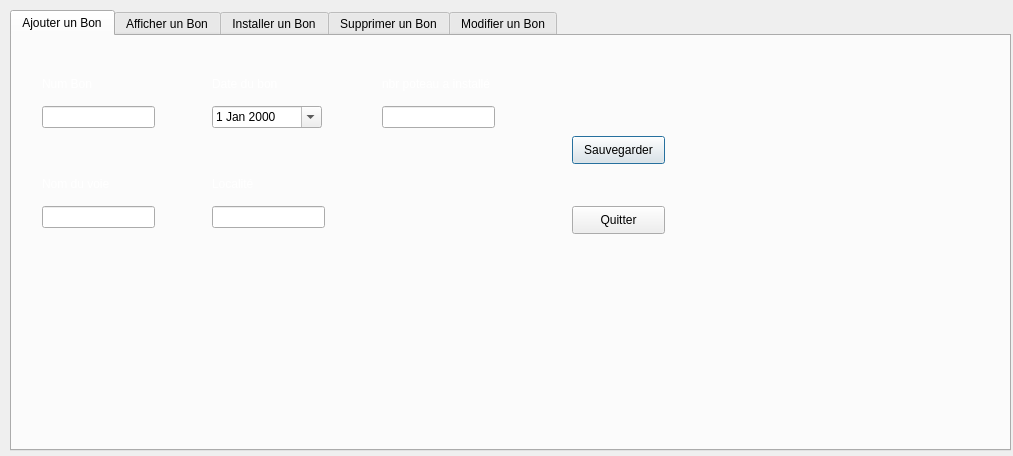
<?xml version="1.0" encoding="UTF-8"?>
<ui version="4.0">
 <class>GestionInstallation</class>
 <widget class="QDialog" name="GestionInstallation">
  <property name="geometry">
   <rect>
    <x>0</x>
    <y>0</y>
    <width>1013</width>
    <height>456</height>
   </rect>
  </property>
  <property name="windowTitle">
   <string>Gestion Installation</string>
  </property>
  <widget class="QTabWidget" name="tabWidget_3">
   <property name="geometry">
    <rect>
     <x>10</x>
     <y>10</y>
     <width>1001</width>
     <height>441</height>
    </rect>
   </property>
   <property name="currentIndex">
    <number>0</number>
   </property>
   <widget class="QWidget" name="tab_7">
    <attribute name="title">
     <string>Ajouter un Bon</string>
    </attribute>
    <widget class="QLineEdit" name="lineEdit_16">
     <property name="geometry">
      <rect>
       <x>30</x>
       <y>70</y>
       <width>113</width>
       <height>22</height>
      </rect>
     </property>
    </widget>
    <widget class="QLabel" name="label_10">
     <property name="geometry">
      <rect>
       <x>30</x>
       <y>40</y>
       <width>71</width>
       <height>16</height>
      </rect>
     </property>
     <property name="font">
      <font>
       <family>Tahoma</family>
      </font>
     </property>
     <property name="text">
      <string>&lt;html&gt;&lt;head/&gt;&lt;body&gt;&lt;p&gt;&lt;span style=&quot; color:#ffffff;&quot;&gt;Num Bon&lt;/span&gt;&lt;/p&gt;&lt;/body&gt;&lt;/html&gt;</string>
     </property>
    </widget>
    <widget class="QLabel" name="label_19">
     <property name="geometry">
      <rect>
       <x>200</x>
       <y>40</y>
       <width>71</width>
       <height>16</height>
      </rect>
     </property>
     <property name="font">
      <font>
       <family>Tahoma</family>
      </font>
     </property>
     <property name="text">
      <string>&lt;html&gt;&lt;head/&gt;&lt;body&gt;&lt;p&gt;&lt;span style=&quot; color:#ffffff;&quot;&gt;Date du bon&lt;/span&gt;&lt;/p&gt;&lt;/body&gt;&lt;/html&gt;</string>
     </property>
    </widget>
    <widget class="QLabel" name="label_39">
     <property name="geometry">
      <rect>
       <x>30</x>
       <y>140</y>
       <width>71</width>
       <height>16</height>
      </rect>
     </property>
     <property name="font">
      <font>
       <family>Tahoma</family>
      </font>
     </property>
     <property name="text">
      <string>&lt;html&gt;&lt;head/&gt;&lt;body&gt;&lt;p&gt;&lt;span style=&quot; color:#ffffff;&quot;&gt;Nom du voie&lt;/span&gt;&lt;/p&gt;&lt;/body&gt;&lt;/html&gt;</string>
     </property>
    </widget>
    <widget class="QLabel" name="label_40">
     <property name="geometry">
      <rect>
       <x>200</x>
       <y>140</y>
       <width>71</width>
       <height>16</height>
      </rect>
     </property>
     <property name="font">
      <font>
       <family>Tahoma</family>
      </font>
     </property>
     <property name="text">
      <string>&lt;html&gt;&lt;head/&gt;&lt;body&gt;&lt;p&gt;&lt;span style=&quot; color:#ffffff;&quot;&gt;Localité&lt;/span&gt;&lt;/p&gt;&lt;/body&gt;&lt;/html&gt;</string>
     </property>
    </widget>
    <widget class="QLineEdit" name="lineEdit_35">
     <property name="geometry">
      <rect>
       <x>30</x>
       <y>170</y>
       <width>113</width>
       <height>22</height>
      </rect>
     </property>
    </widget>
    <widget class="QLineEdit" name="lineEdit_36">
     <property name="geometry">
      <rect>
       <x>200</x>
       <y>170</y>
       <width>113</width>
       <height>22</height>
      </rect>
     </property>
    </widget>
    <widget class="QLabel" name="label_41">
     <property name="geometry">
      <rect>
       <x>370</x>
       <y>40</y>
       <width>141</width>
       <height>16</height>
      </rect>
     </property>
     <property name="font">
      <font>
       <family>Tahoma</family>
      </font>
     </property>
     <property name="text">
      <string>&lt;html&gt;&lt;head/&gt;&lt;body&gt;&lt;p&gt;&lt;span style=&quot; color:#ffffff;&quot;&gt;nbr poteau a installé&lt;/span&gt;&lt;/p&gt;&lt;/body&gt;&lt;/html&gt;</string>
     </property>
    </widget>
    <widget class="QLineEdit" name="lineEdit_38">
     <property name="geometry">
      <rect>
       <x>370</x>
       <y>70</y>
       <width>113</width>
       <height>22</height>
      </rect>
     </property>
    </widget>
    <widget class="QPushButton" name="pushButton_11">
     <property name="geometry">
      <rect>
       <x>560</x>
       <y>100</y>
       <width>93</width>
       <height>28</height>
      </rect>
     </property>
     <property name="text">
      <string>Sauvegarder</string>
     </property>
    </widget>
    <widget class="QPushButton" name="pushButton_12">
     <property name="geometry">
      <rect>
       <x>560</x>
       <y>170</y>
       <width>93</width>
       <height>28</height>
      </rect>
     </property>
     <property name="text">
      <string>Quitter</string>
     </property>
    </widget>
    <widget class="QDateEdit" name="dateEdit">
     <property name="geometry">
      <rect>
       <x>200</x>
       <y>70</y>
       <width>110</width>
       <height>22</height>
      </rect>
     </property>
     <property name="calendarPopup">
      <bool>true</bool>
     </property>
    </widget>
    <widget class="QLabel" name="label">
     <property name="geometry">
      <rect>
       <x>0</x>
       <y>0</y>
       <width>1001</width>
       <height>411</height>
      </rect>
     </property>
     <property name="text">
      <string/>
     </property>
    </widget>
    <zorder>label</zorder>
    <zorder>lineEdit_16</zorder>
    <zorder>label_10</zorder>
    <zorder>label_19</zorder>
    <zorder>label_39</zorder>
    <zorder>label_40</zorder>
    <zorder>lineEdit_35</zorder>
    <zorder>lineEdit_36</zorder>
    <zorder>label_41</zorder>
    <zorder>lineEdit_38</zorder>
    <zorder>pushButton_11</zorder>
    <zorder>pushButton_12</zorder>
    <zorder>dateEdit</zorder>
   </widget>
   <widget class="QWidget" name="tab_8">
    <attribute name="title">
     <string>Afficher un Bon</string>
    </attribute>
    <widget class="QTableView" name="tableView_5">
     <property name="geometry">
      <rect>
       <x>10</x>
       <y>10</y>
       <width>701</width>
       <height>391</height>
      </rect>
     </property>
    </widget>
    <widget class="QPushButton" name="pushButton_6">
     <property name="geometry">
      <rect>
       <x>872</x>
       <y>10</y>
       <width>111</width>
       <height>28</height>
      </rect>
     </property>
     <property name="text">
      <string>Imprimer Bons</string>
     </property>
    </widget>
    <widget class="QTextEdit" name="textEdit">
     <property name="enabled">
      <bool>true</bool>
     </property>
     <property name="geometry">
      <rect>
       <x>730</x>
       <y>170</y>
       <width>261</width>
       <height>231</height>
      </rect>
     </property>
     <property name="readOnly">
      <bool>true</bool>
     </property>
     <property name="html">
      <string>&lt;!DOCTYPE HTML PUBLIC &quot;-//W3C//DTD HTML 4.0//EN&quot; &quot;http://www.w3.org/TR/REC-html40/strict.dtd&quot;&gt;
&lt;html&gt;&lt;head&gt;&lt;meta name=&quot;qrichtext&quot; content=&quot;1&quot; /&gt;&lt;style type=&quot;text/css&quot;&gt;
p, li { white-space: pre-wrap; }
&lt;/style&gt;&lt;/head&gt;&lt;body style=&quot; font-family:'MS Shell Dlg 2'; font-size:7.8pt; font-weight:400; font-style:normal;&quot;&gt;
&lt;p align=&quot;center&quot; style=&quot;-qt-paragraph-type:empty; margin-top:0px; margin-bottom:0px; margin-left:0px; margin-right:0px; -qt-block-indent:0; text-indent:0px;&quot;&gt;&lt;br /&gt;&lt;/p&gt;&lt;/body&gt;&lt;/html&gt;</string>
     </property>
    </widget>
    <widget class="QPushButton" name="pushButton_7">
     <property name="geometry">
      <rect>
       <x>750</x>
       <y>10</y>
       <width>93</width>
       <height>28</height>
      </rect>
     </property>
     <property name="text">
      <string>Nettoyer</string>
     </property>
    </widget>
    <widget class="QPushButton" name="pushButton_9">
     <property name="geometry">
      <rect>
       <x>750</x>
       <y>60</y>
       <width>93</width>
       <height>28</height>
      </rect>
     </property>
     <property name="text">
      <string>Rechercher</string>
     </property>
    </widget>
    <widget class="QPushButton" name="pushButton_10">
     <property name="geometry">
      <rect>
       <x>870</x>
       <y>60</y>
       <width>111</width>
       <height>28</height>
      </rect>
     </property>
     <property name="text">
      <string>Gestion poteaux</string>
     </property>
    </widget>
    <widget class="QLabel" name="label_2">
     <property name="geometry">
      <rect>
       <x>0</x>
       <y>0</y>
       <width>1011</width>
       <height>421</height>
      </rect>
     </property>
     <property name="text">
      <string/>
     </property>
    </widget>
    <zorder>label_2</zorder>
    <zorder>tableView_5</zorder>
    <zorder>pushButton_6</zorder>
    <zorder>textEdit</zorder>
    <zorder>pushButton_7</zorder>
    <zorder>pushButton_9</zorder>
    <zorder>pushButton_10</zorder>
   </widget>
   <widget class="QWidget" name="tab_9">
    <attribute name="title">
     <string>Installer un Bon</string>
    </attribute>
    <widget class="QTableView" name="tableView_6">
     <property name="geometry">
      <rect>
       <x>530</x>
       <y>20</y>
       <width>461</width>
       <height>381</height>
      </rect>
     </property>
    </widget>
    <widget class="QLabel" name="label_43">
     <property name="enabled">
      <bool>true</bool>
     </property>
     <property name="geometry">
      <rect>
       <x>30</x>
       <y>30</y>
       <width>71</width>
       <height>16</height>
      </rect>
     </property>
     <property name="text">
      <string>&lt;html&gt;&lt;head/&gt;&lt;body&gt;&lt;p&gt;&lt;span style=&quot; color:#ffffff;&quot;&gt;Num Bon&lt;/span&gt;&lt;/p&gt;&lt;/body&gt;&lt;/html&gt;</string>
     </property>
    </widget>
    <widget class="QLabel" name="label_44">
     <property name="geometry">
      <rect>
       <x>30</x>
       <y>130</y>
       <width>131</width>
       <height>16</height>
      </rect>
     </property>
     <property name="text">
      <string>&lt;html&gt;&lt;head/&gt;&lt;body&gt;&lt;p&gt;&lt;span style=&quot; color:#ffffff;&quot;&gt;Quantite  installée&lt;/span&gt;&lt;/p&gt;&lt;/body&gt;&lt;/html&gt;</string>
     </property>
    </widget>
    <widget class="QLineEdit" name="lineEdit_39">
     <property name="enabled">
      <bool>false</bool>
     </property>
     <property name="geometry">
      <rect>
       <x>220</x>
       <y>60</y>
       <width>113</width>
       <height>22</height>
      </rect>
     </property>
    </widget>
    <widget class="QLineEdit" name="lineEdit_17">
     <property name="enabled">
      <bool>false</bool>
     </property>
     <property name="geometry">
      <rect>
       <x>30</x>
       <y>60</y>
       <width>113</width>
       <height>22</height>
      </rect>
     </property>
    </widget>
    <widget class="QLineEdit" name="lineEdit_40">
     <property name="geometry">
      <rect>
       <x>30</x>
       <y>160</y>
       <width>113</width>
       <height>22</height>
      </rect>
     </property>
    </widget>
    <widget class="QLabel" name="label_45">
     <property name="enabled">
      <bool>true</bool>
     </property>
     <property name="geometry">
      <rect>
       <x>220</x>
       <y>30</y>
       <width>71</width>
       <height>16</height>
      </rect>
     </property>
     <property name="text">
      <string>&lt;html&gt;&lt;head/&gt;&lt;body&gt;&lt;p&gt;&lt;span style=&quot; color:#ffffff;&quot;&gt;nbr poteau&lt;/span&gt;&lt;/p&gt;&lt;/body&gt;&lt;/html&gt;</string>
     </property>
    </widget>
    <widget class="QPushButton" name="pushButton_13">
     <property name="geometry">
      <rect>
       <x>350</x>
       <y>250</y>
       <width>93</width>
       <height>28</height>
      </rect>
     </property>
     <property name="text">
      <string>Sauvegarder</string>
     </property>
    </widget>
    <widget class="QLabel" name="label_3">
     <property name="geometry">
      <rect>
       <x>0</x>
       <y>0</y>
       <width>1011</width>
       <height>421</height>
      </rect>
     </property>
     <property name="text">
      <string/>
     </property>
    </widget>
    <zorder>label_3</zorder>
    <zorder>tableView_6</zorder>
    <zorder>label_43</zorder>
    <zorder>label_44</zorder>
    <zorder>lineEdit_39</zorder>
    <zorder>lineEdit_17</zorder>
    <zorder>lineEdit_40</zorder>
    <zorder>label_45</zorder>
    <zorder>pushButton_13</zorder>
   </widget>
   <widget class="QWidget" name="tab_10">
    <attribute name="title">
     <string>Supprimer un Bon</string>
    </attribute>
    <widget class="QLineEdit" name="lineEdit_41">
     <property name="enabled">
      <bool>true</bool>
     </property>
     <property name="geometry">
      <rect>
       <x>430</x>
       <y>170</y>
       <width>113</width>
       <height>22</height>
      </rect>
     </property>
    </widget>
    <widget class="QLabel" name="label_46">
     <property name="enabled">
      <bool>true</bool>
     </property>
     <property name="geometry">
      <rect>
       <x>340</x>
       <y>170</y>
       <width>71</width>
       <height>16</height>
      </rect>
     </property>
     <property name="text">
      <string>&lt;html&gt;&lt;head/&gt;&lt;body&gt;&lt;p&gt;&lt;span style=&quot; color:#ffffff;&quot;&gt;Num Bon&lt;/span&gt;&lt;/p&gt;&lt;/body&gt;&lt;/html&gt;</string>
     </property>
    </widget>
    <widget class="QPushButton" name="pushButton_14">
     <property name="geometry">
      <rect>
       <x>440</x>
       <y>230</y>
       <width>93</width>
       <height>28</height>
      </rect>
     </property>
     <property name="text">
      <string>Supprimer</string>
     </property>
    </widget>
    <widget class="QLabel" name="label_4">
     <property name="geometry">
      <rect>
       <x>0</x>
       <y>0</y>
       <width>1001</width>
       <height>421</height>
      </rect>
     </property>
     <property name="text">
      <string/>
     </property>
    </widget>
    <zorder>label_4</zorder>
    <zorder>lineEdit_41</zorder>
    <zorder>label_46</zorder>
    <zorder>pushButton_14</zorder>
   </widget>
   <widget class="QWidget" name="tab_11">
    <attribute name="title">
     <string>Modifier un Bon</string>
    </attribute>
    <widget class="QLabel" name="label_47">
     <property name="geometry">
      <rect>
       <x>30</x>
       <y>40</y>
       <width>71</width>
       <height>16</height>
      </rect>
     </property>
     <property name="text">
      <string>&lt;html&gt;&lt;head/&gt;&lt;body&gt;&lt;p&gt;&lt;span style=&quot; color:#ffffff;&quot;&gt;Num Bon&lt;/span&gt;&lt;/p&gt;&lt;/body&gt;&lt;/html&gt;</string>
     </property>
    </widget>
    <widget class="QLabel" name="label_48">
     <property name="geometry">
      <rect>
       <x>30</x>
       <y>140</y>
       <width>71</width>
       <height>16</height>
      </rect>
     </property>
     <property name="text">
      <string>&lt;html&gt;&lt;head/&gt;&lt;body&gt;&lt;p&gt;&lt;span style=&quot; color:#ffffff;&quot;&gt;Nom du voie&lt;/span&gt;&lt;/p&gt;&lt;/body&gt;&lt;/html&gt;</string>
     </property>
    </widget>
    <widget class="QLineEdit" name="lineEdit_42">
     <property name="geometry">
      <rect>
       <x>200</x>
       <y>170</y>
       <width>113</width>
       <height>22</height>
      </rect>
     </property>
    </widget>
    <widget class="QLabel" name="label_50">
     <property name="geometry">
      <rect>
       <x>200</x>
       <y>40</y>
       <width>71</width>
       <height>16</height>
      </rect>
     </property>
     <property name="text">
      <string>&lt;html&gt;&lt;head/&gt;&lt;body&gt;&lt;p&gt;&lt;span style=&quot; color:#ffffff;&quot;&gt;Date du bon&lt;/span&gt;&lt;/p&gt;&lt;/body&gt;&lt;/html&gt;</string>
     </property>
    </widget>
    <widget class="QDateEdit" name="dateEdit_6">
     <property name="geometry">
      <rect>
       <x>200</x>
       <y>70</y>
       <width>110</width>
       <height>22</height>
      </rect>
     </property>
     <property name="calendarPopup">
      <bool>true</bool>
     </property>
    </widget>
    <widget class="QLineEdit" name="lineEdit_43">
     <property name="enabled">
      <bool>false</bool>
     </property>
     <property name="geometry">
      <rect>
       <x>370</x>
       <y>70</y>
       <width>113</width>
       <height>22</height>
      </rect>
     </property>
    </widget>
    <widget class="QLineEdit" name="lineEdit_44">
     <property name="enabled">
      <bool>false</bool>
     </property>
     <property name="geometry">
      <rect>
       <x>30</x>
       <y>70</y>
       <width>113</width>
       <height>22</height>
      </rect>
     </property>
    </widget>
    <widget class="QLineEdit" name="lineEdit_45">
     <property name="geometry">
      <rect>
       <x>30</x>
       <y>170</y>
       <width>113</width>
       <height>22</height>
      </rect>
     </property>
    </widget>
    <widget class="QLabel" name="label_51">
     <property name="geometry">
      <rect>
       <x>200</x>
       <y>140</y>
       <width>71</width>
       <height>16</height>
      </rect>
     </property>
     <property name="text">
      <string>&lt;html&gt;&lt;head/&gt;&lt;body&gt;&lt;p&gt;&lt;span style=&quot; color:#ffffff;&quot;&gt;Localité&lt;/span&gt;&lt;/p&gt;&lt;/body&gt;&lt;/html&gt;</string>
     </property>
    </widget>
    <widget class="QLabel" name="label_52">
     <property name="geometry">
      <rect>
       <x>370</x>
       <y>40</y>
       <width>71</width>
       <height>16</height>
      </rect>
     </property>
     <property name="text">
      <string>&lt;html&gt;&lt;head/&gt;&lt;body&gt;&lt;p&gt;&lt;span style=&quot; color:#ffffff;&quot;&gt;nbr poteau&lt;/span&gt;&lt;/p&gt;&lt;/body&gt;&lt;/html&gt;</string>
     </property>
    </widget>
    <widget class="QTableView" name="tableView_7">
     <property name="geometry">
      <rect>
       <x>525</x>
       <y>20</y>
       <width>451</width>
       <height>381</height>
      </rect>
     </property>
    </widget>
    <widget class="QPushButton" name="pushButton_15">
     <property name="geometry">
      <rect>
       <x>350</x>
       <y>270</y>
       <width>93</width>
       <height>28</height>
      </rect>
     </property>
     <property name="text">
      <string>Sauvegarder</string>
     </property>
    </widget>
    <widget class="QLabel" name="label_5">
     <property name="geometry">
      <rect>
       <x>0</x>
       <y>0</y>
       <width>1011</width>
       <height>421</height>
      </rect>
     </property>
     <property name="text">
      <string/>
     </property>
    </widget>
    <zorder>label_5</zorder>
    <zorder>label_47</zorder>
    <zorder>label_48</zorder>
    <zorder>lineEdit_42</zorder>
    <zorder>label_50</zorder>
    <zorder>dateEdit_6</zorder>
    <zorder>lineEdit_43</zorder>
    <zorder>lineEdit_44</zorder>
    <zorder>lineEdit_45</zorder>
    <zorder>label_51</zorder>
    <zorder>label_52</zorder>
    <zorder>tableView_7</zorder>
    <zorder>pushButton_15</zorder>
   </widget>
  </widget>
 </widget>
 <resources/>
 <connections/>
</ui>
